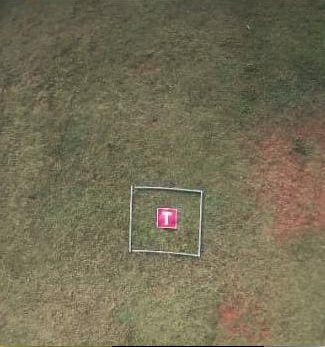
#> input picture OpenCV/T.jpg, 325 x 347 px, given in place of the camera
$ python Q3,2.py   (older library calls are emulated)
#> lines starting #> are read from the running program, lines starting #| are printed output that depends on the picture; after the words box and inside, x2 and y2 are one past the last pixel; in counts of white or black regions, pixels touching at a corner belong together
import cv2
import numpy as np

cap=cv2.VideoCapture(0)

while True:
	_,frame=cap.read()
#> frame is the input picture: shape (347, 325, 3); mean B, G, R 84.8, 109.3, 115.6
	frame_gray=cv2.cvtColor(frame,cv2.COLOR_BGR2GRAY)
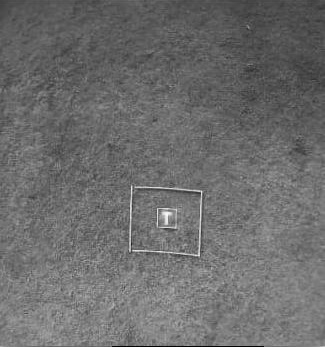
#> frame_gray: shape (347, 325); min 1, max 248, mean 108.4

	sobelX=cv2.Sobel(frame_gray,cv2.CV_64F,1,0)
	sobelX=np.uint8(np.abs(sobelX))
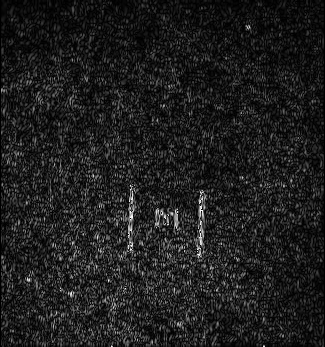
#> sobelX: shape (347, 325); min 0, max 255, mean 30
	sobelX=cv2.bitwise_not(sobelX)
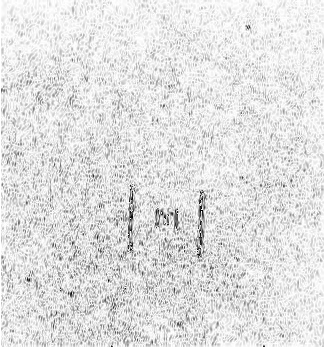
#> sobelX: shape (347, 325); min 0, max 255, mean 225

	sobelY=cv2.Sobel(frame_gray,cv2.CV_64F,0,1)
	sobelY=np.uint8(np.abs(sobelY))
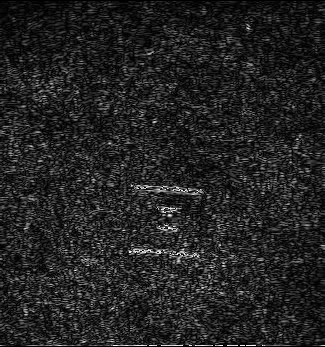
#> sobelY: shape (347, 325); min 0, max 255, mean 35.1
	sobelY=cv2.bitwise_not(sobelY)
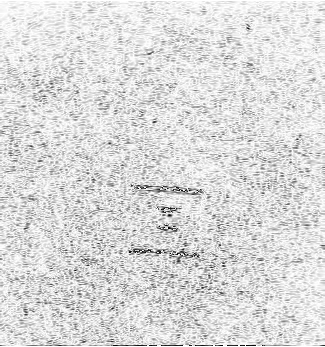
#> sobelY: shape (347, 325); min 0, max 255, mean 219.9

	canny=cv2.Canny(frame_gray,50,125)
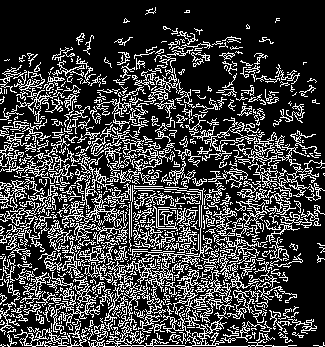
#> canny: shape (347, 325); 24.4% white in thin lines or dots
	canny=cv2.bitwise_not(canny)
#> canny: shape (347, 325); 75.6% white; black in thin lines or dots

	sobel=cv2.bitwise_and(sobelX,sobelY)
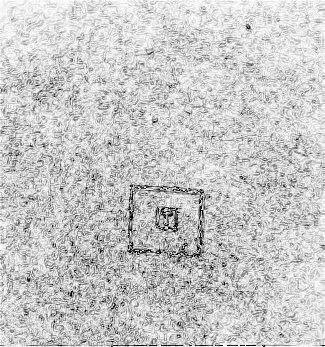
#> sobel: shape (347, 325); min 0, max 255, mean 200.7

	cv2.imshow("sobel",sobel)
	cv2.imshow("canny",canny)

	if cv2.waitKey(1) & 0xFF==ord('q'):
#> (key q is pressed here)
		break

cap.release()
cv2.destroyAllWindows()

$ run again, on OpenCV/football_2.jpg
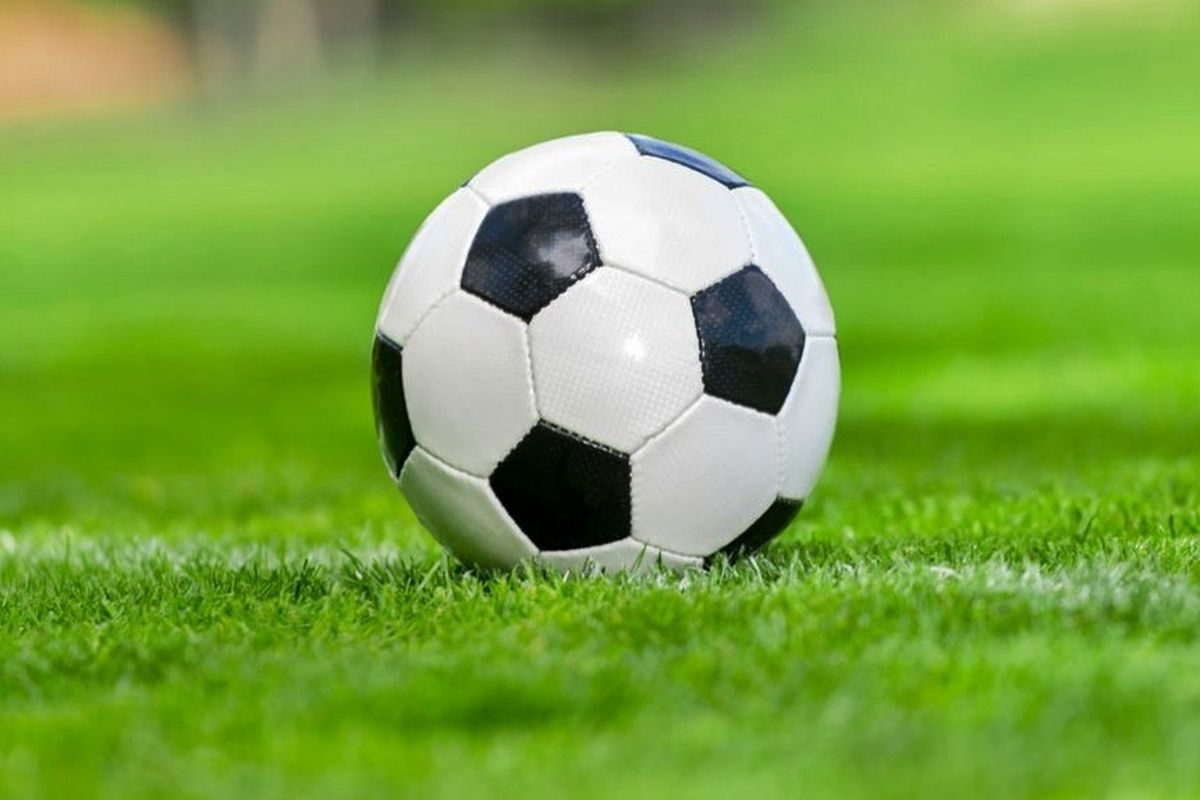
#> input picture OpenCV/football_2.jpg, 1200 x 800 px, given in place of the camera
#> frame is the input picture: shape (800, 1200, 3); mean B, G, R 65.7, 164.4, 121.5
#> `canny=cv2.Canny(frame_gray,50,125)`:
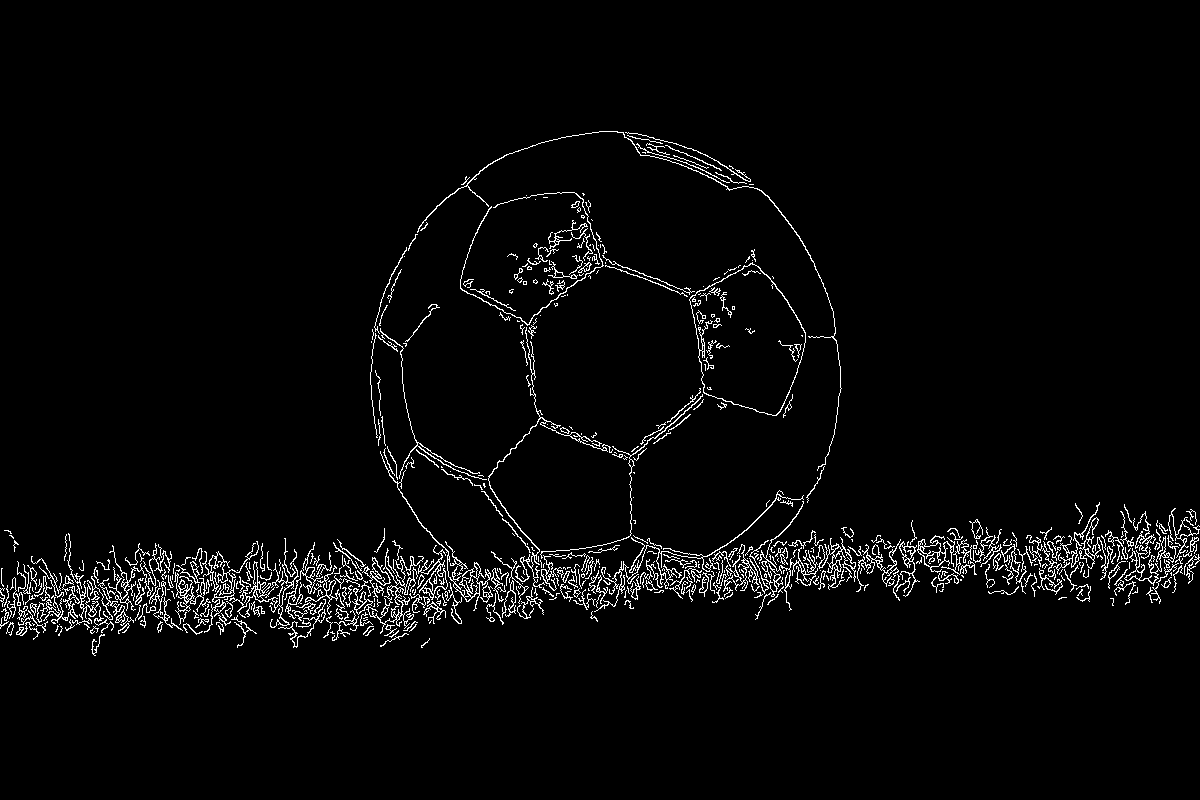
#> canny: shape (800, 1200); 3.1% white in thin lines or dots, all inside (x1, y1, x2, y2) = (0, 131, 1200, 656)
#> `sobel=cv2.bitwise_and(sobelX,sobelY)`:
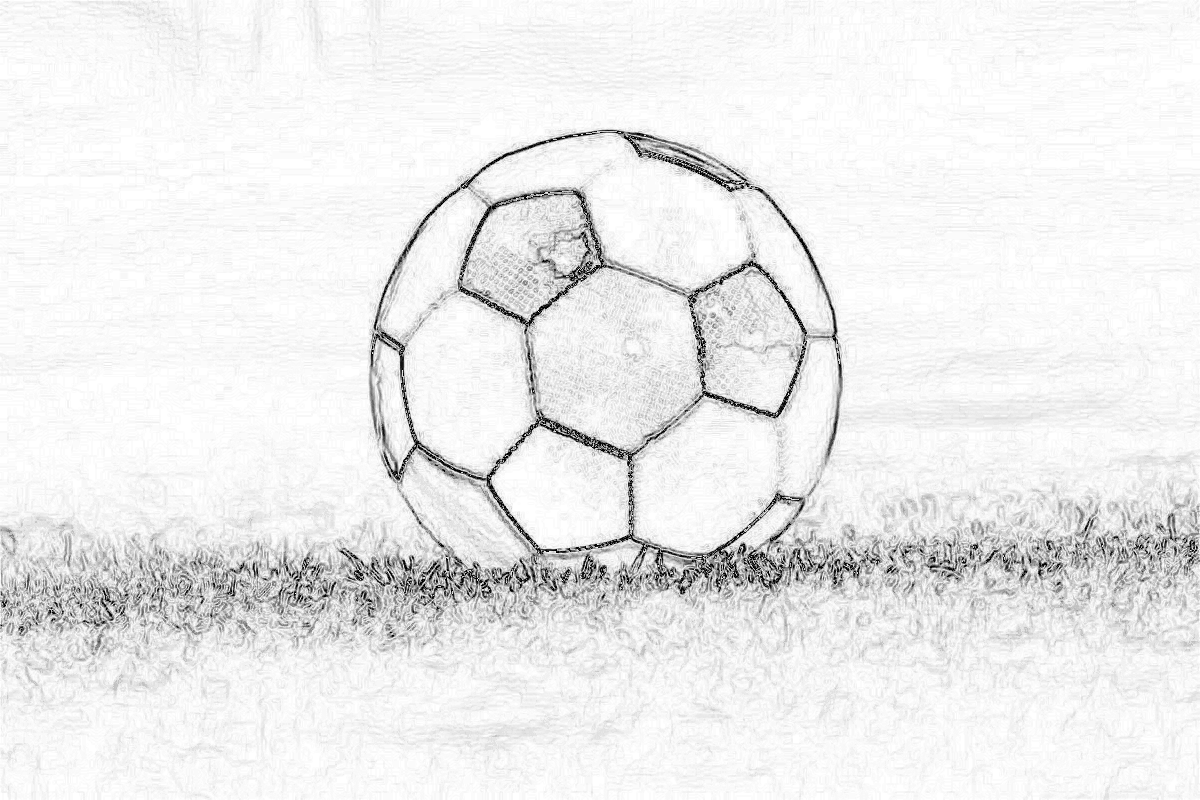
#> sobel: shape (800, 1200); min 0, max 255, mean 236.4
